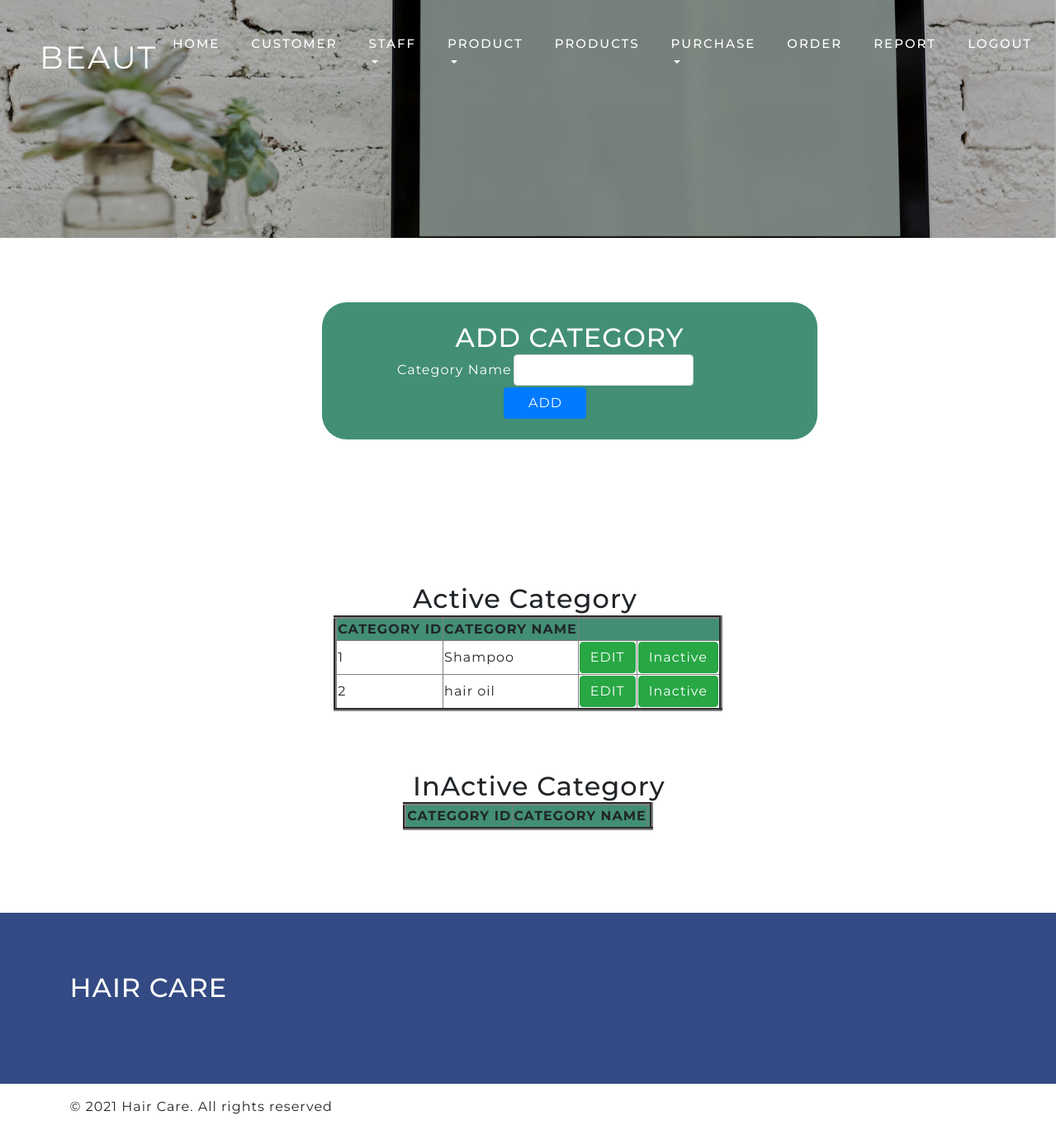
/admin/cat.php, run on the app's committed database.
### tables this page shows
CREATE TABLE IF NOT EXISTS `tbl_category` (
  `id` int(11) NOT NULL AUTO_INCREMENT,
  `cname` varchar(50) NOT NULL,
  `status` int(11) NOT NULL,
  PRIMARY KEY (`id`)
);

### admin/cat.php (the view, shortened to what this page needs)
<?php
include 'adminbase.php';
?>
<br><br>
<div style="margin: 30px;margin-left:390px;">
    <div style="width: 600px;background-color: rgb(66, 143, 117);border-radius: 30px;color: white;">
        <br>
<h2 style="text-align:center;">ADD CATEGORY</h2>
<form method="post" enctype="multipart/form-data">
    <table align="center" style="margin-left: 90px;" >
        <tr>
            <td>Category Name</td>
            <td><input type="text"  name="cname" class="form-control" required></td>
        </tr>
        <tr>
            <td colspan="2" align="center"><input type="submit" align="center"  style="width:100px" name="submit" class="btn btn-primary" value="ADD" ></td>
        </tr>
    </table>
</form>
<br>
</div>
</div>
<br><br>
<br><br><br><br>
<h2 style="margin-left:500px;">Active Category</h2>
<table border='4' align="center" cellspacing="5"  >
    <th style="background-color:rgb(66, 143, 117);"> CATEGORY ID    </th>
    <th style="background-color:rgb(66, 143, 117);"> CATEGORY NAME     </th>
 <th style="background-color:rgb(66, 143, 117);" colspan="2">     </th>
    <?php
    include '../connection.php';
    $qry = mysqli_query($conn,"select * from tbl_category where status='1'");
    while ($row = mysqli_fetch_array($qry)) {
        echo '<tr><td>' . $row['id'] . '</td><td>' . $row['cname'] . '</td><td><a href="editcategory.php?id=' . $row['id'] . '" class="btn btn-success">EDIT</a></td><td><a href="deletec.php?id=' . $row['id'] . '" class="btn btn-success">Inactive</a></td></tr>';
    }
    ?>
</table>
<br><br><br>
<h2 style="margin-left:500px;">InActive Category</h2>
<table border='4' align="center" cellspacing="5"  >
    <th style="background-color:rgb(66, 143, 117);"> CATEGORY ID    </th>
    <th style="background-color:rgb(66, 143, 117);"> CATEGORY NAME     </th>
 <th style="background-color:rgb(66, 143, 117);">     </th>
</table>
<?php
include '../footer.php';
?>

### web/css/style.css (style rules this page uses)
html, body { padding: 0; margin: 0; background: #fff; letter-spacing: 1px; font-family: 'Montserrat', sans-serif; }
body a { outline: none; transition: 0.5s all; -webkit-transition: 0.5s all; -moz-transition: 0.5s all; -o-transition: 0.5s all; -ms-transition: 0.5s all; text-decoration: none; }
input[type="button"], input[type="submit"] { transition: 0.5s all; -webkit-transition: 0.5s all; -moz-transition: 0.5s all; -o-transition: 0.5s all; -ms-transition: 0.5s all; letter-spacing: 1px; font-family: 'Montserrat', sans-serif; }
select,input[type="email"],input[type="text"],input[type=password], input[type="button"],input[type="submit"],textarea { font-family: 'Montserrat', sans-serif; transition:0.5s all; -webkit-transition:0.5s all; -moz-transition:0.5s all; -o-transition:0.5s all; -ms-transition:0.5s all; letter-spacing: 1px; }
h1, h2, h3, h4, h5, h6 { margin: 0; padding: 0; font-family: 'Montserrat', sans-serif; letter-spacing: 1px; }
a { color: #fff; text-decoration: none; }

### data on the page
tbl_category: id "1", cname "Shampoo"
tbl_category: id "2", cname "hair oil"
